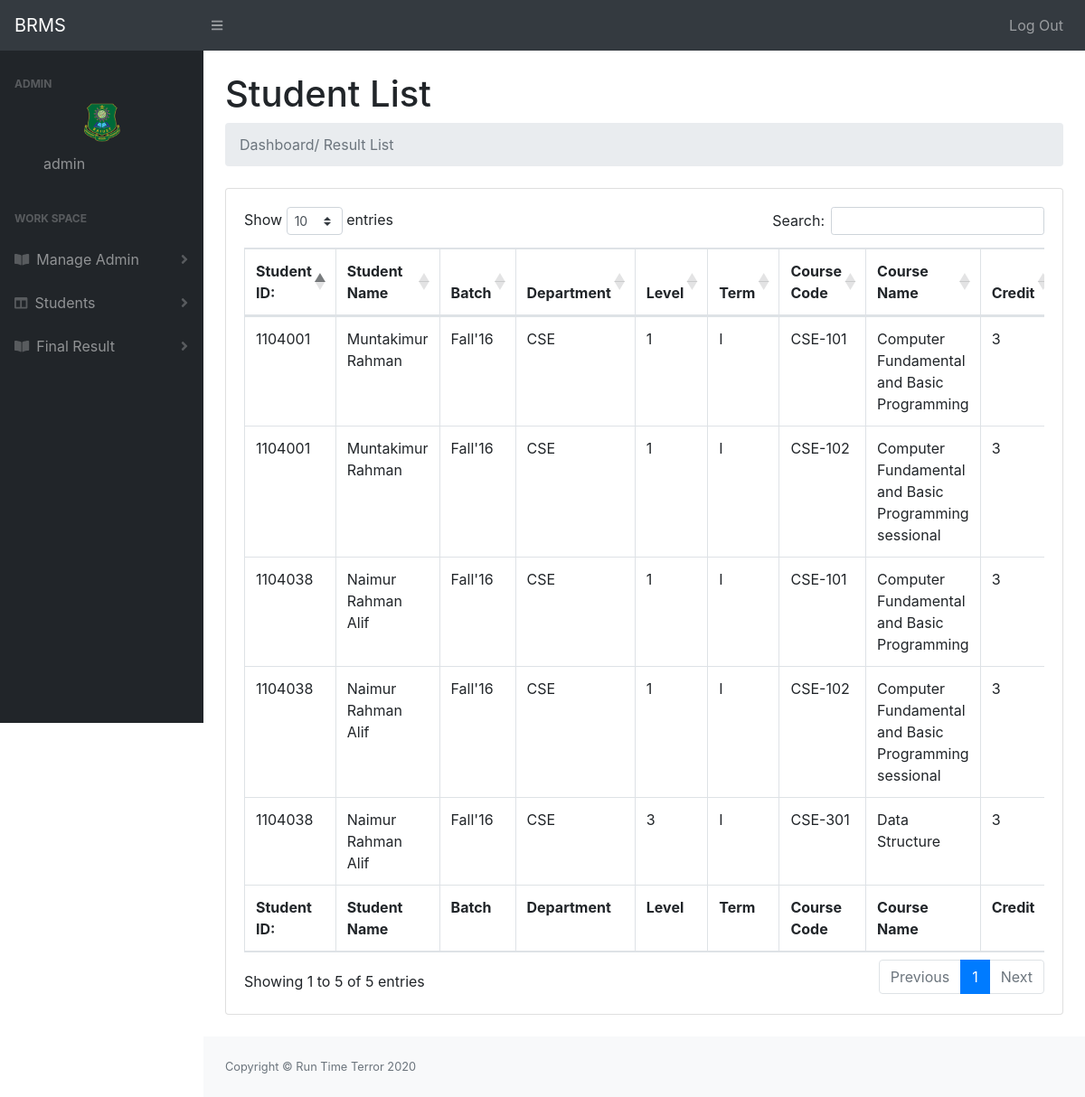
The page /result/result_list.php (signed in) on the database its author committed.
### tables this page shows
CREATE TABLE `student` (
  `id` int(11) NOT NULL,
  `s_id` varchar(255) NOT NULL,
  `name` varchar(255) NOT NULL,
  `email` varchar(255) DEFAULT NULL,
  `batch` enum('Spring''15','Fall''15','Spring''16','Fall''16','Spring''17','Fall''17','Spring''18','Fall''18','Spring''19','Fall''19','Spring''20','Fall''20') NOT NULL,
  `dept` enum('CSE','EEE','CE','DBA','ENG','LAW') DEFAULT NULL,
  `level` enum('1','2','3','4','Graduated') DEFAULT NULL,
  `term` enum('I','II','Graduated') DEFAULT NULL,
  `password` varchar(255) NOT NULL,
  `mobile` varchar(255) DEFAULT NULL,
  `address` varchar(255) DEFAULT NULL,
  `status` enum('Graduated','Undergraduate') NOT NULL,
  `CGPA` varchar(10) DEFAULT NULL
);

CREATE TABLE `final_result` (
  `id` int(11) NOT NULL,
  `s_id` varchar(20) NOT NULL,
  `c_code` varchar(20) NOT NULL,
  `c_name` varchar(255) DEFAULT NULL,
  `level` enum('1','2','3','4') NOT NULL,
  `term` enum('I','II') NOT NULL,
  `credit` int(11) NOT NULL,
  `gpa` varchar(11) NOT NULL
);

### dbconnection/dbconnection.php (called while the page is built, shortened)
<?php
class Dbconnection{
    public function __construct(){
        try{
            $this->db = new PDO('mysql:host=localhost;dbname=BRMS','root','');
        }
        catch(PDOExection $e){
            echo "Error Found ..!";
        }
    }
}
?>

### model/students.php (called while the page is built, shortened)
<?php
class Students extends Dbconnection{
     public function all(){
         $sql = "SELECT final_result.id, student.s_id, final_result.gpa, student.name, student.dept ,final_result.level, final_result.term, final_result.c_code, final_result.c_name, final_result.credit, student.batch
         FROM student
         INNER JOIN final_result
         ON student.s_id=final_result.s_id";
        $query = $this->db->query($sql);
        $data = $query->fetchAll(PDO::FETCH_ASSOC);
        return $data ? $data : [];
     }
}
?>

### result/result_list.php (the view, shortened to what this page needs)
<?php
  include('../dbconnection/dbconnection.php');
  include('../model/students.php');
  $students = new Students();
  $all = $students->all();
?>
<!DOCTYPE html>
<html lang="en">
    <head>
        <link href="../css/styles.css" rel="stylesheet" />
        <link href="https://cdn.datatables.net/1.10.20/css/dataTables.bootstrap4.min.css" rel="stylesheet" />
    </head>
    <body class="sb-nav-fixed">
        <?php include('include/topbar.php') ?>
        <div id="layoutSidenav">
        <?php include('include/sidebar.php') ?>
            <div id="layoutSidenav_content">
                <main>
                    <div class="container-fluid">
                        <h1 class="mt-4">Student List</h1>
                        <ol class="breadcrumb mb-4">
                            <li class="breadcrumb-item active">Dashboard/ Result List </li>
                        </ol>
                    </div>
                    <div class="container-fluid">
                        <div class="card mb-4">
                            <div class="card-body">
                                <div class="table-responsive">
                                    <table class="table table-bordered" id="dataTable" width="100%" cellspacing="0">
                                        <thead>
                                            <tr>
                                                <th>Student ID:</th>
                                                <th>Student Name</th>
                                                <th>Batch</th>
                                                <th>Department</th>
                                                <th>Level</th>
                                                <th>Term</th>
                                                <th>Course Code</th>
                                                <th>Course Name</th>
                                                <th>Credit</th>
                                            </tr>
                                        </thead>
                                        <tfoot>
                                            <tr>
                                                <th>Student ID:</th>
                                                <th>Student Name</th>
                                                <th>Batch</th>
                                                <th>Department</th>
                                                <th>Level</th>
                                                <th>Term</th>
                                                <th>Course Code</th>
                                                <th>Course Name</th>
                                                <th>Credit</th>
                                            </tr>
                                        </tfoot>
                                        <tbody>
                                        <?php foreach($all as $data) { ?>
                                            <tr>
                                                <td><?php echo $data['s_id'] ?></td>
                                                <td><?php echo $data['name'] ?></td>
                                                <td><?php echo $data['batch'] ?></td>
                                                <td><?php echo $data['dept'] ?></td>
                                                <td><?php echo $data['level'] ?></td>
                                                <td><?php echo $data['term'] ?></td>
                                                <td><?php echo $data['c_code'] ?></td>
                                                <td><?php echo $data['c_name'] ?></td>
                                                <td><?php echo $data['credit'] ?></td>
                                            </tr>
                                        <?php } ?>
                                        </tbody>
                                    </table>
                                </div>
                            </div>
                        </div>
                    </div>
                </main>
                <?php include('include/footer.php') ?>
            </div>
        </div>
    </body>
</html>

### rows shown on the page
student: s "1104038", name "Naimur Rahman Alif", batch "Fall'16", dept "CSE", final_result.level "1", final_result.term "I", final_result.c_code "CSE-101", final_result.c_name "Computer Fundamental and Basic Programming", final_result.credit "3", final_result.c_code "CSE-102", final_result.c_name "Computer Fundamental and Basic Programming sessional", final_result.level "3", final_result.c_code "CSE-301", final_result.c_name "Data Structure"
student: s "1104001", name "Muntakimur Rahman", batch "Fall'16", dept "CSE", final_result.level "1", final_result.term "I", final_result.c_code "CSE-101", final_result.c_name "Computer Fundamental and Basic Programming", final_result.credit "3", final_result.c_code "CSE-102", final_result.c_name "Computer Fundamental and Basic Programming sessional"

### other values the page prints
$_SESSION['name'] "admin"
